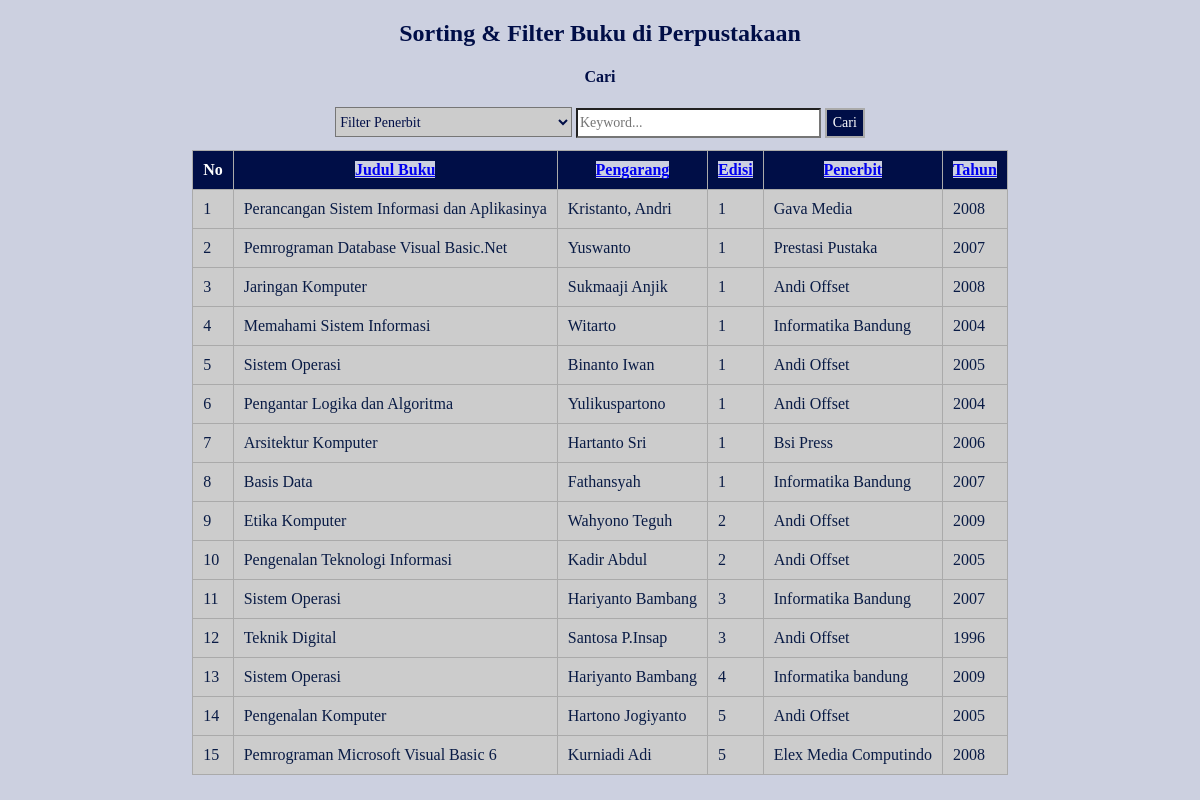
The app's page /perpus.php?order=edisi_buku&&sort=ASC with its own data.
### tables this page shows
CREATE TABLE `buku` (
  `id_buku` int(11) NOT NULL,
  `judul_buku` varchar(50) NOT NULL,
  `pengarang_buku` varchar(30) NOT NULL,
  `edisi_buku` varchar(5) NOT NULL,
  `penerbit` varchar(30) NOT NULL,
  `tahun_terbit` int(5) NOT NULL
);

### perpus.php (the view, shortened to what this page needs)
<!DOCTYPE html>
<html>
<head>
	<link rel="stylesheet" type="text/css" href="perpus.css">
</head>
<body>
	<h2>Sorting &amp; Filter Buku di Perpustakaan</h2>
	<?php
		$s_penerbit="";
		$s_keyword="";
		$sort = 'ASC';
		$newsort = 'ASC';
		if (isset($_GET['order'])) {
			$order = $_GET['order'];
			$sort = $_GET['sort'];
			if ($sort == 'DESC') {
				$newsort = 'ASC';
			}
			else{
				$newsort = 'DESC';
			}
		}else{
			$order = 'id_buku';
		}
	?>
	<form method="GET" action="" align="center">
		<h4>Cari</h4>
		<select name="s_penerbit" id="s_penerbit">
			<option value="">Filter Penerbit</option>
		</select>
		<input type="text" name="s_keyword" placeholder="Keyword..." id="s_keyword" value="<?php echo $s_keyword; ?>">
		<button id="search" name="search">Cari</button>
	</form>
	<table border="1" align="center">
		<thead>
			<tr>
				<th>No</th>
				<th><a href="?order=judul_buku&&sort=<?php echo $newsort; ?>">Judul Buku</a></th>
				<th><a href="?order=pengarang_buku&&sort=<?php echo $newsort; ?>">Pengarang</a></th>
				<th><a href="?order=edisi_buku&&sort=<?php echo $newsort; ?>">Edisi</a></th>
				<th><a href="?order=penerbit&&sort=<?php echo $newsort; ?>">Penerbit</a></th>
				<th><a href="?order=tahun_terbit&&sort=<?php echo $newsort; ?>">Tahun</a></th>
			</tr>
		</thead>
		<tbody>
			<?php
				include "koneksi.php";
				$search_penerbit = '%'.$s_penerbit.'%';
				$search_keyword = '%'.$s_keyword.'%';
				$no = 1;
				$query = "SELECT * FROM buku WHERE penerbit LIKE ? AND (judul_buku LIKE ? OR pengarang_buku LIKE ? OR edisi_buku LIKE ? OR tahun_terbit LIKE ?) ORDER BY $order $sort";
				$buku1 = mysqli_prepare($conn, $query) or die(mysqli_error($conn));
				mysqli_stmt_bind_param($buku1, "sssss", $search_penerbit, $search_keyword, $search_keyword, $search_keyword, $search_keyword);
				mysqli_stmt_execute($buku1);
				$hasil = mysqli_stmt_get_result($buku1);
				if (mysqli_num_rows($hasil) > 0) {
					while ($rows = mysqli_fetch_assoc($hasil)) {
						$judul_buku = $rows['judul_buku'];
						$pengarang_buku = $rows['pengarang_buku'];
						$edisi_buku = $rows['edisi_buku'];
						$penerbit = $rows['penerbit'];
						$tahun_terbit = $rows['tahun_terbit'];
			?>
				<tr>
					<td><?php echo $no++; ?></td>
					<td><?php echo $judul_buku; ?></td>
					<td><?php echo $pengarang_buku; ?></td>
					<td><?php echo $edisi_buku; ?></td>
					<td><?php echo $penerbit; ?></td>
					<td><?php echo $tahun_terbit; ?></td>
				</tr>
				<?php } } else { ?>
				<tr>
					<td colspan="6" align="center">Tidak Ada Data Ditemukan</td>
				</tr>
				<?php } ?>
		</tbody>
	</table>
</body>
</html>

### perpus.css (style rules this page uses)
* { background-color: #ccd0e0; font-family: century gothic; }
table { border-collapse: collapse; }
h2, h4 { text-align: center; color: #000e47; }
th { background-color: #000e47; border: 1px solid #aaaaaa; text-align:left; color:#ffffff; padding: 10px; text-align: center; }
td { background-color: #cccccc; border: 1px solid #aaaaaa; padding: 10px; color: #091b45; }
form select { width: 20%; height: 30px; font-size: 14px; margin-bottom: 1%; cursor: pointer; background-color: #cccccc; color: #000e47; }
form input[type=text] { width: 20%; height: 24px; font-size: 14px; margin-bottom: 1%; background-color: white; }
form button { width: auto; height: 30px; font-size: 14px; margin-bottom: 1%; background-color: #000e47; color:#ffffff; border: 2px solid #aaaaaa; cursor: pointer; }

### records on screen
buku: judul_buku "Perancangan Sistem Informasi dan Aplikasinya", pengarang_buku "Kristanto, Andri", edisi_buku "1", penerbit "Gava Media", tahun_terbit "2008"
buku: judul_buku "Pemrograman Database Visual Basic.Net", pengarang_buku "Yuswanto", edisi_buku "1", penerbit "Prestasi Pustaka", tahun_terbit "2007"
buku: judul_buku "Jaringan Komputer", pengarang_buku "Sukmaaji Anjik", edisi_buku "1", penerbit "Andi Offset", tahun_terbit "2008"
buku: judul_buku "Memahami Sistem Informasi", pengarang_buku "Witarto", edisi_buku "1", penerbit "Informatika Bandung", tahun_terbit "2004"
buku: judul_buku "Sistem Operasi", pengarang_buku "Binanto Iwan", edisi_buku "1", penerbit "Andi Offset", tahun_terbit "2005"
buku: judul_buku "Pengantar Logika dan Algoritma", pengarang_buku "Yulikuspartono", edisi_buku "1", penerbit "Andi Offset", tahun_terbit "2004"
buku: judul_buku "Arsitektur Komputer", pengarang_buku "Hartanto Sri", edisi_buku "1", penerbit "Bsi Press", tahun_terbit "2006"
buku: judul_buku "Basis Data", pengarang_buku "Fathansyah", edisi_buku "1", penerbit "Informatika Bandung", tahun_terbit "2007"
buku: judul_buku "Etika Komputer", pengarang_buku "Wahyono Teguh", edisi_buku "2", penerbit "Andi Offset", tahun_terbit "2009"
buku: judul_buku "Pengenalan Teknologi Informasi", pengarang_buku "Kadir Abdul", edisi_buku "2", penerbit "Andi Offset", tahun_terbit "2005"
buku: judul_buku "Sistem Operasi", pengarang_buku "Hariyanto Bambang", edisi_buku "3", penerbit "Informatika Bandung", tahun_terbit "2007"
buku: judul_buku "Teknik Digital", pengarang_buku "Santosa P.Insap", edisi_buku "3", penerbit "Andi Offset", tahun_terbit "1996"
buku: judul_buku "Sistem Operasi", pengarang_buku "Hariyanto Bambang", edisi_buku "4", penerbit "Informatika bandung", tahun_terbit "2009"
buku: judul_buku "Pengenalan Komputer", pengarang_buku "Hartono Jogiyanto", edisi_buku "5", penerbit "Andi Offset", tahun_terbit "2005"
buku: judul_buku "Pemrograman Microsoft Visual Basic 6", pengarang_buku "Kurniadi Adi", edisi_buku "5", penerbit "Elex Media Computindo", tahun_terbit "2008"
